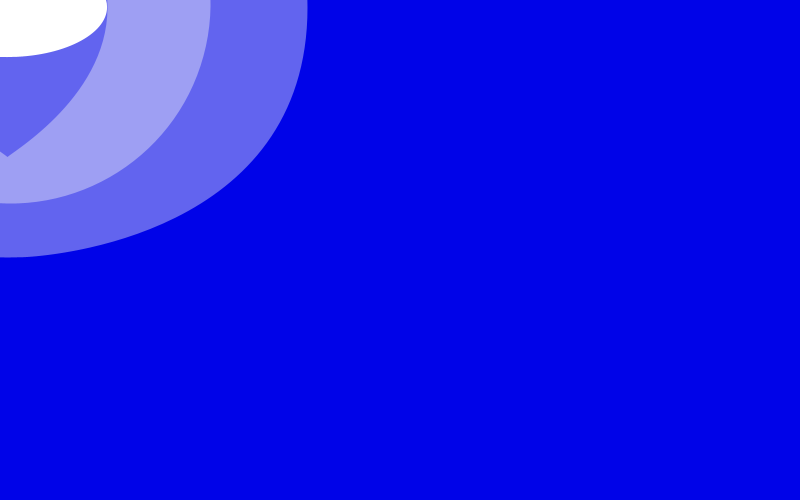
Frame 1 (no input)
Frame 60 (the mouse pressed at the canvas centre just before this capture): identical to frame 1, image omitted
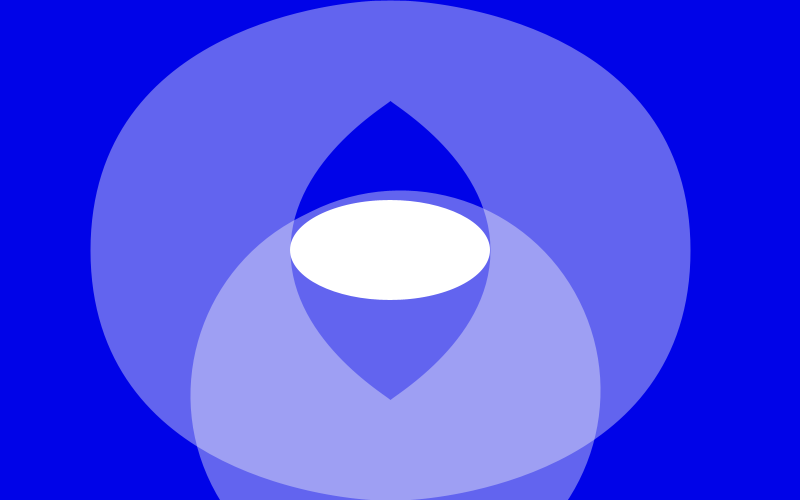
Frame 120 (the mouse held since frame 60 and released just before this capture)

The Processing sketch that drew these frames (run headless with seeded random() and noise(); from frame 60 on, the mouse is pressed at the canvas centre):

// Processing sketch: processing_912
// ── processing_912.pde

// Deniz Mutlu 050411042 Grafik Tasarım
// Birleşıkken başka sekıl oluşturan 2ayrıldıgında 
// ıkısıde ayrı hareket edebılen yuvarlaklar .


float x = 250;
float y = 50;
float angle1 = 0.0;
float segLength = 10;

void setup() {
  size(800, 500);
  smooth(); 
  strokeWeight(400);
  stroke(250, 100);
}

void draw() {
  background(1000);
  
  float dx = mouseX - y;
  float dy = mouseY - y;
  angle1 = atan2(dy, dx);  
  x = mouseX - (cos(angle1) * segLength);
  y = mouseY - (sin(angle1) * segLength);
 
  segment(x, y, angle1); 
  ellipse(x, y, 200, 100);
}

void segment(float x, float y, float a) {
  pushMatrix();
  translate(x, x);
  rotate(a);
  line(0, 5, segLength, 0);
  popMatrix();
}
